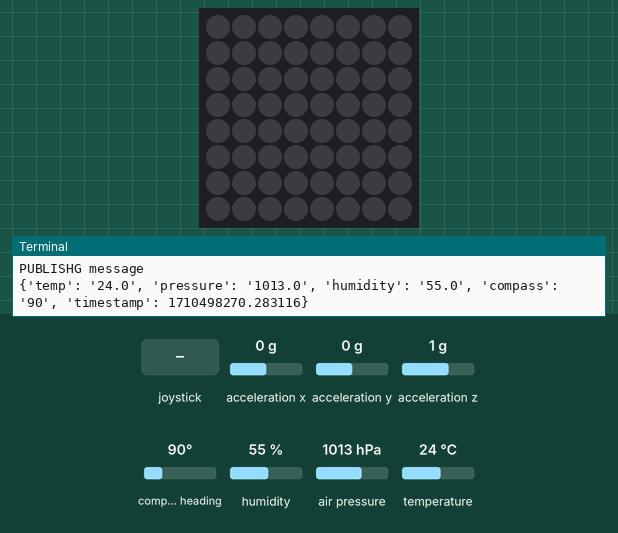
A program run on a simulated Raspberry Pi (BCM pin numbers) with a Sense HAT. Shown: the Sense HAT's 8×8 RGB LED matrix, the last lines printed to the terminal. Inputs (shaded band) come from the test bench; at power-on: humidity 55 %, acceleration x 0 g, acceleration y 0 g, acceleration z 1 g, compass heading 90°, air pressure 1013 hPa, temperature 24 °C. Random numbers come from a fixed seed; no MQTT or app messages arrive unless stated; the 64×8 strip is a reading aid, not a part: it shows the text the matrix is scrolling, unrolled, one strip-width of it at a time; the clock reads 2024-03-15 10:24:30 at power-on unless the program sets it.

Above: at 1.3 s.
1.4 s: joystick pushed down
At 1.7 s:
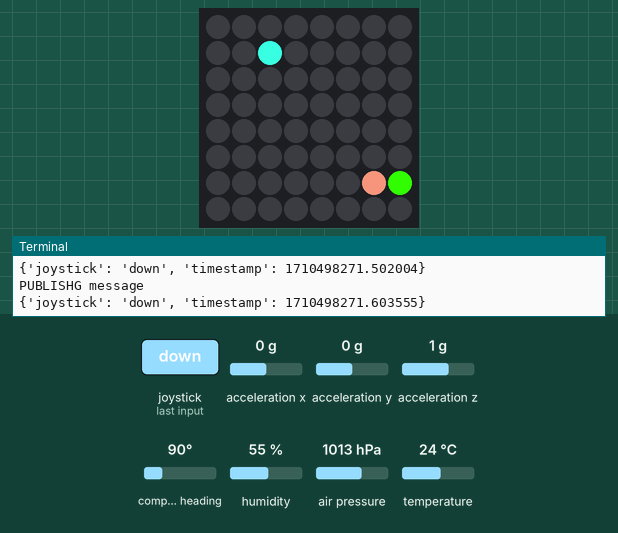
At 2.16 s:
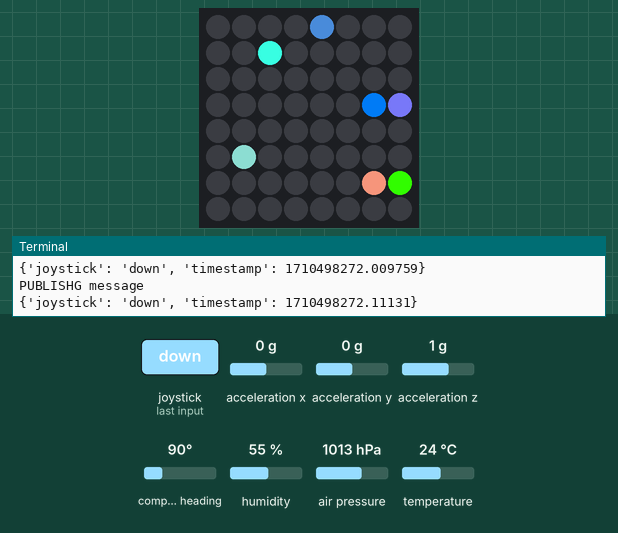
7.2 s: joystick pushed up
15.0 s: humidity set to 22 %
20.4 s: joystick pushed right
24.8 s: joystick pushed left
At 45.2 s:
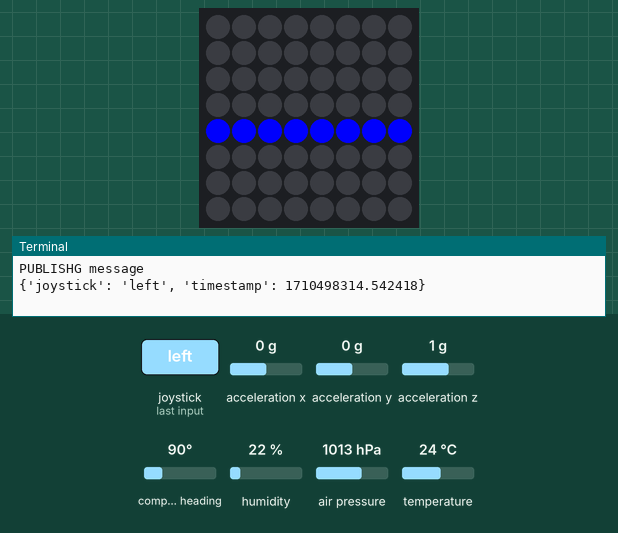

Measured:
- after the input at 1.4 s, the LEDs: first change at once (image 1 shows a later state)

The program:

main.py
```python
from sense_hat import SenseHat
import time
from random import randint
from app.pi_publisher_mqtt import publish_message

sense = SenseHat()
white = (128, 128, 128)
red = (128,0,0)
off = (0,0,0)

def humidity():
    sense.show_message("Humidity: "+str(round(sense.humidity,1))+"%",
                       text_colour=white,
                       back_colour=off,
                       scroll_speed=0.05)
    set_row_color("green")
    publish_message({"joystick" : "up"}  )


def pressure():
        sense.show_message("Pressure: "+str(round(sense.pressure,2))+" Millibar",
                           text_colour=red,
                           back_colour=off,
                           scroll_speed=0.05)
        set_row_color("blue")
        publish_message({"joystick" : "left"}  )


def disco():
    for i in range(64):
        x = randint(0,7)
        y = randint(0,7)
        z = randint(0,7)
        r = randint(0,255)
        g = randint(0,255)
        b = randint(0,255)

        sense.set_pixel(x, y, (r, g, b))
        publish_message({"joystick" : "down"}  )

        time.sleep(0.1)
def flashlight():
    for i in range(10):
        o = sense.get_orientation()
        pitch = int(o["pitch"] / 1.42)
        roll = int(o["roll"] / 1.42)
        yaw = int(o["yaw"] / 1.42)
        for x in range(8):
            for y in range(8):
                sense.set_pixel(x, y, (pitch, roll, yaw))
        time.sleep(1)

def temperature():
    sense.show_message(str(round(sense.temperature,1))+" Celsius", text_colour=white, back_colour=off, scroll_speed=0.05)
    set_row_color()
    publish_message({"joystick" : "right"}  )


def sensor_dump():
    while True:
        temp = str(round(sense.temperature,1))
        pressure_val = str(round(sense.pressure,1))
        humidity_val = str(round(sense.humidity,1))
        compass = str(round(sense.compass))
        sense_data = {
            "temp" : temp,
            "pressure" : pressure_val,
            "humidity" : humidity_val,
            "compass" : compass
        }
        publish_message(sense_data)
        time.sleep(3)

def set_row_color(color: str = "red"):
    RED = (255,0,0)
    GREEN = (0, 255, 0)
    BLUE = (0, 0, 255)

    if color == "red":
        for num in range(0,8):
            sense.set_pixel(num, 0, RED)
    if color == "blue":
        for num in range(0,8):
            sense.set_pixel(num, 4, BLUE)
    else:
        for num in range(0,8):
            sense.set_pixel(num, 5, GREEN)


while True:
    sense.stick.direction_up = humidity
    sense.stick.direction_down = disco
    sense.stick.direction_left = pressure
    sense.stick.direction_right = temperature
    acceleration = sense.get_accelerometer_raw()
    x = acceleration['x']
    y = acceleration['y']
    z = acceleration['z']

    x = abs(x)
    y = abs(y)
    z = abs(z)
    if x > 2 or y > 2 or z > 2:
        for i in range(2):
            sense.show_message(str(round(sense.temperature,1))+" Celsius", text_colour=white, back_colour=off, scroll_speed=0.05)
    else:
        print("Use the joystick, or shake the Pi")
        time.sleep(0.1)
    sensor_dump()
```

pi_publisher_mqtt.py
```python
import paho.mqtt.client as mqtt
import time

def on_connect(client, userdata, flags, response):
    if response == 0:
        print("Connect Success")
        client.publish('raspberry/topic', payload=str({"hellov1" : "Worldv1"}), qos=0, retain=True)
        print("SEND")
    else:
        print(f"Connection failed")


client = mqtt.Client()
client.on_connect = on_connect
client.connect("localhost", 1883, 60)
client.loop_start()

def publish_message(message:dict):
    print("PUBLISHG message")
    message['timestamp'] = time.time()
    print(message)
    client.publish('raspberry/topic', payload=str(message), qos=1, retain=True)
client.loop_stop()
```
